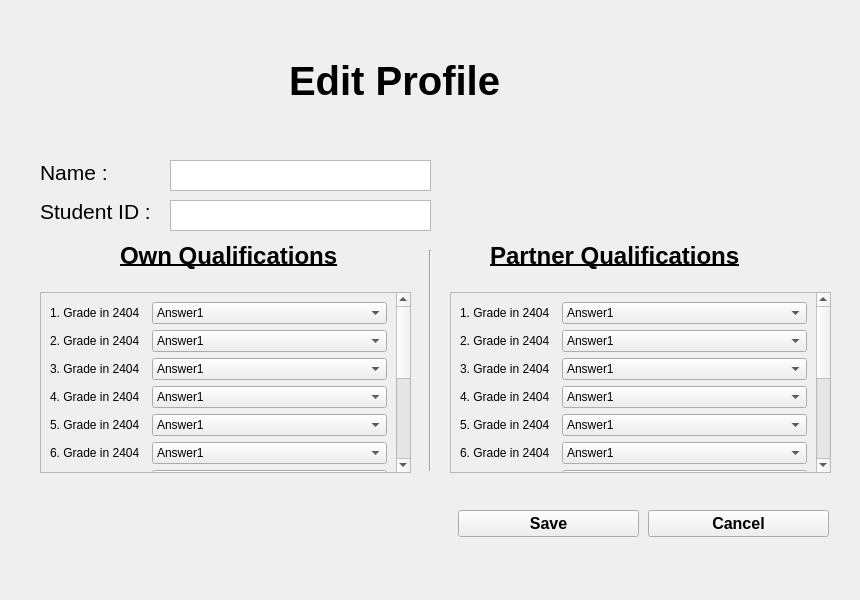
<?xml version="1.0" encoding="UTF-8"?>
<ui version="4.0">
 <class>EditProfilePage</class>
 <widget class="QWidget" name="EditProfilePage">
  <property name="geometry">
   <rect>
    <x>0</x>
    <y>0</y>
    <width>860</width>
    <height>600</height>
   </rect>
  </property>
  <property name="windowTitle">
   <string>Form</string>
  </property>
  <widget class="Line" name="line">
   <property name="geometry">
    <rect>
     <x>420</x>
     <y>250</y>
     <width>20</width>
     <height>221</height>
    </rect>
   </property>
   <property name="orientation">
    <enum>Qt::Vertical</enum>
   </property>
  </widget>
  <widget class="QScrollArea" name="scrollArea_2">
   <property name="geometry">
    <rect>
     <x>40</x>
     <y>292</y>
     <width>371</width>
     <height>181</height>
    </rect>
   </property>
   <property name="widgetResizable">
    <bool>true</bool>
   </property>
   <widget class="QWidget" name="scrollAreaWidgetContents_2">
    <property name="geometry">
     <rect>
      <x>0</x>
      <y>0</y>
      <width>353</width>
      <height>441</height>
     </rect>
    </property>
    <layout class="QFormLayout" name="formLayout_2">
     <property name="fieldGrowthPolicy">
      <enum>QFormLayout::AllNonFixedFieldsGrow</enum>
     </property>
     <item row="0" column="0">
      <widget class="QLabel" name="label_24">
       <property name="text">
        <string>1. Grade in 2404</string>
       </property>
      </widget>
     </item>
     <item row="0" column="1">
      <widget class="QComboBox" name="own">
       <item>
        <property name="text">
         <string>Answer1</string>
        </property>
       </item>
       <item>
        <property name="text">
         <string>Answer2</string>
        </property>
       </item>
       <item>
        <property name="text">
         <string>Answer3</string>
        </property>
       </item>
      </widget>
     </item>
     <item row="1" column="0">
      <widget class="QLabel" name="label_26">
       <property name="text">
        <string>2. Grade in 2404</string>
       </property>
      </widget>
     </item>
     <item row="1" column="1">
      <widget class="QComboBox" name="own_2">
       <item>
        <property name="text">
         <string>Answer1</string>
        </property>
       </item>
       <item>
        <property name="text">
         <string>Answer2</string>
        </property>
       </item>
       <item>
        <property name="text">
         <string>Answer3</string>
        </property>
       </item>
      </widget>
     </item>
     <item row="2" column="0">
      <widget class="QLabel" name="label_33">
       <property name="text">
        <string>3. Grade in 2404</string>
       </property>
      </widget>
     </item>
     <item row="2" column="1">
      <widget class="QComboBox" name="own_3">
       <item>
        <property name="text">
         <string>Answer1</string>
        </property>
       </item>
       <item>
        <property name="text">
         <string>Answer2</string>
        </property>
       </item>
       <item>
        <property name="text">
         <string>Answer3</string>
        </property>
       </item>
      </widget>
     </item>
     <item row="3" column="0">
      <widget class="QLabel" name="label_36">
       <property name="text">
        <string>4. Grade in 2404</string>
       </property>
      </widget>
     </item>
     <item row="3" column="1">
      <widget class="QComboBox" name="own_4">
       <item>
        <property name="text">
         <string>Answer1</string>
        </property>
       </item>
       <item>
        <property name="text">
         <string>Answer2</string>
        </property>
       </item>
       <item>
        <property name="text">
         <string>Answer3</string>
        </property>
       </item>
      </widget>
     </item>
     <item row="4" column="0">
      <widget class="QLabel" name="label_35">
       <property name="text">
        <string>5. Grade in 2404</string>
       </property>
      </widget>
     </item>
     <item row="4" column="1">
      <widget class="QComboBox" name="own_5">
       <item>
        <property name="text">
         <string>Answer1</string>
        </property>
       </item>
       <item>
        <property name="text">
         <string>Answer2</string>
        </property>
       </item>
       <item>
        <property name="text">
         <string>Answer3</string>
        </property>
       </item>
      </widget>
     </item>
     <item row="5" column="0">
      <widget class="QLabel" name="label_34">
       <property name="text">
        <string>6. Grade in 2404</string>
       </property>
      </widget>
     </item>
     <item row="5" column="1">
      <widget class="QComboBox" name="own_6">
       <item>
        <property name="text">
         <string>Answer1</string>
        </property>
       </item>
       <item>
        <property name="text">
         <string>Answer2</string>
        </property>
       </item>
       <item>
        <property name="text">
         <string>Answer3</string>
        </property>
       </item>
      </widget>
     </item>
     <item row="6" column="0">
      <widget class="QLabel" name="label_37">
       <property name="text">
        <string>7. Grade in 2404</string>
       </property>
      </widget>
     </item>
     <item row="7" column="1">
      <widget class="QComboBox" name="own_8">
       <item>
        <property name="text">
         <string>Answer1</string>
        </property>
       </item>
       <item>
        <property name="text">
         <string>Answer2</string>
        </property>
       </item>
       <item>
        <property name="text">
         <string>Answer3</string>
        </property>
       </item>
      </widget>
     </item>
     <item row="8" column="1">
      <widget class="QComboBox" name="own_9">
       <item>
        <property name="text">
         <string>Answer1</string>
        </property>
       </item>
       <item>
        <property name="text">
         <string>Answer2</string>
        </property>
       </item>
       <item>
        <property name="text">
         <string>Answer3</string>
        </property>
       </item>
      </widget>
     </item>
     <item row="9" column="1">
      <widget class="QComboBox" name="own_10">
       <item>
        <property name="text">
         <string>Answer1</string>
        </property>
       </item>
       <item>
        <property name="text">
         <string>Answer2</string>
        </property>
       </item>
       <item>
        <property name="text">
         <string>Answer3</string>
        </property>
       </item>
      </widget>
     </item>
     <item row="6" column="1">
      <widget class="QComboBox" name="own_7">
       <item>
        <property name="text">
         <string>Answer1</string>
        </property>
       </item>
       <item>
        <property name="text">
         <string>Answer2</string>
        </property>
       </item>
       <item>
        <property name="text">
         <string>Answer3</string>
        </property>
       </item>
      </widget>
     </item>
     <item row="7" column="0">
      <widget class="QLabel" name="label_38">
       <property name="text">
        <string>8. Grade in 2404</string>
       </property>
      </widget>
     </item>
     <item row="8" column="0">
      <widget class="QLabel" name="label_39">
       <property name="text">
        <string>9. Grade in 2404</string>
       </property>
      </widget>
     </item>
     <item row="9" column="0">
      <widget class="QLabel" name="label_40">
       <property name="text">
        <string>10. Grade in 2404</string>
       </property>
      </widget>
     </item>
     <item row="10" column="0">
      <widget class="QLabel" name="label_41">
       <property name="text">
        <string>11. Grade in 2404</string>
       </property>
      </widget>
     </item>
     <item row="10" column="1">
      <widget class="QComboBox" name="own_11">
       <item>
        <property name="text">
         <string>Answer1</string>
        </property>
       </item>
       <item>
        <property name="text">
         <string>Answer2</string>
        </property>
       </item>
       <item>
        <property name="text">
         <string>Answer3</string>
        </property>
       </item>
      </widget>
     </item>
     <item row="11" column="0">
      <widget class="QLabel" name="label_42">
       <property name="text">
        <string>12. Grade in 2404</string>
       </property>
      </widget>
     </item>
     <item row="11" column="1">
      <widget class="QComboBox" name="own_12">
       <item>
        <property name="text">
         <string>Answer1</string>
        </property>
       </item>
       <item>
        <property name="text">
         <string>Answer2</string>
        </property>
       </item>
       <item>
        <property name="text">
         <string>Answer3</string>
        </property>
       </item>
      </widget>
     </item>
     <item row="12" column="0">
      <widget class="QLabel" name="label_43">
       <property name="text">
        <string>13. Grade in 2404</string>
       </property>
      </widget>
     </item>
     <item row="12" column="1">
      <widget class="QComboBox" name="own_13">
       <item>
        <property name="text">
         <string>Answer1</string>
        </property>
       </item>
       <item>
        <property name="text">
         <string>Answer2</string>
        </property>
       </item>
       <item>
        <property name="text">
         <string>Answer3</string>
        </property>
       </item>
      </widget>
     </item>
    </layout>
   </widget>
  </widget>
  <widget class="QPushButton" name="pushButton">
   <property name="geometry">
    <rect>
     <x>458</x>
     <y>510</y>
     <width>181</width>
     <height>27</height>
    </rect>
   </property>
   <property name="font">
    <font>
     <pointsize>12</pointsize>
     <weight>75</weight>
     <bold>true</bold>
    </font>
   </property>
   <property name="text">
    <string>Save</string>
   </property>
  </widget>
  <widget class="QPushButton" name="pushButton_2">
   <property name="geometry">
    <rect>
     <x>648</x>
     <y>510</y>
     <width>181</width>
     <height>27</height>
    </rect>
   </property>
   <property name="font">
    <font>
     <pointsize>12</pointsize>
     <weight>75</weight>
     <bold>true</bold>
    </font>
   </property>
   <property name="text">
    <string>Cancel</string>
   </property>
  </widget>
  <widget class="QScrollArea" name="scrollArea_3">
   <property name="geometry">
    <rect>
     <x>450</x>
     <y>292</y>
     <width>381</width>
     <height>181</height>
    </rect>
   </property>
   <property name="widgetResizable">
    <bool>true</bool>
   </property>
   <widget class="QWidget" name="scrollAreaWidgetContents_3">
    <property name="geometry">
     <rect>
      <x>0</x>
      <y>0</y>
      <width>363</width>
      <height>441</height>
     </rect>
    </property>
    <layout class="QFormLayout" name="formLayout_3">
     <property name="fieldGrowthPolicy">
      <enum>QFormLayout::AllNonFixedFieldsGrow</enum>
     </property>
     <item row="0" column="0">
      <widget class="QLabel" name="label_25">
       <property name="text">
        <string>1. Grade in 2404</string>
       </property>
      </widget>
     </item>
     <item row="0" column="1">
      <widget class="QComboBox" name="partner">
       <item>
        <property name="text">
         <string>Answer1</string>
        </property>
       </item>
       <item>
        <property name="text">
         <string>Answer2</string>
        </property>
       </item>
       <item>
        <property name="text">
         <string>Answer3</string>
        </property>
       </item>
      </widget>
     </item>
     <item row="1" column="0">
      <widget class="QLabel" name="label_27">
       <property name="text">
        <string>2. Grade in 2404</string>
       </property>
      </widget>
     </item>
     <item row="1" column="1">
      <widget class="QComboBox" name="partner_2">
       <item>
        <property name="text">
         <string>Answer1</string>
        </property>
       </item>
       <item>
        <property name="text">
         <string>Answer2</string>
        </property>
       </item>
       <item>
        <property name="text">
         <string>Answer3</string>
        </property>
       </item>
      </widget>
     </item>
     <item row="2" column="0">
      <widget class="QLabel" name="label_44">
       <property name="text">
        <string>3. Grade in 2404</string>
       </property>
      </widget>
     </item>
     <item row="2" column="1">
      <widget class="QComboBox" name="partner_3">
       <item>
        <property name="text">
         <string>Answer1</string>
        </property>
       </item>
       <item>
        <property name="text">
         <string>Answer2</string>
        </property>
       </item>
       <item>
        <property name="text">
         <string>Answer3</string>
        </property>
       </item>
      </widget>
     </item>
     <item row="3" column="0">
      <widget class="QLabel" name="label_45">
       <property name="text">
        <string>4. Grade in 2404</string>
       </property>
      </widget>
     </item>
     <item row="3" column="1">
      <widget class="QComboBox" name="partner_4">
       <item>
        <property name="text">
         <string>Answer1</string>
        </property>
       </item>
       <item>
        <property name="text">
         <string>Answer2</string>
        </property>
       </item>
       <item>
        <property name="text">
         <string>Answer3</string>
        </property>
       </item>
      </widget>
     </item>
     <item row="4" column="0">
      <widget class="QLabel" name="label_46">
       <property name="text">
        <string>5. Grade in 2404</string>
       </property>
      </widget>
     </item>
     <item row="4" column="1">
      <widget class="QComboBox" name="partner_5">
       <item>
        <property name="text">
         <string>Answer1</string>
        </property>
       </item>
       <item>
        <property name="text">
         <string>Answer2</string>
        </property>
       </item>
       <item>
        <property name="text">
         <string>Answer3</string>
        </property>
       </item>
      </widget>
     </item>
     <item row="5" column="0">
      <widget class="QLabel" name="label_47">
       <property name="text">
        <string>6. Grade in 2404</string>
       </property>
      </widget>
     </item>
     <item row="5" column="1">
      <widget class="QComboBox" name="partner_6">
       <item>
        <property name="text">
         <string>Answer1</string>
        </property>
       </item>
       <item>
        <property name="text">
         <string>Answer2</string>
        </property>
       </item>
       <item>
        <property name="text">
         <string>Answer3</string>
        </property>
       </item>
      </widget>
     </item>
     <item row="6" column="0">
      <widget class="QLabel" name="label_48">
       <property name="text">
        <string>7. Grade in 2404</string>
       </property>
      </widget>
     </item>
     <item row="7" column="1">
      <widget class="QComboBox" name="partner_8">
       <item>
        <property name="text">
         <string>Answer1</string>
        </property>
       </item>
       <item>
        <property name="text">
         <string>Answer2</string>
        </property>
       </item>
       <item>
        <property name="text">
         <string>Answer3</string>
        </property>
       </item>
      </widget>
     </item>
     <item row="8" column="1">
      <widget class="QComboBox" name="partner_9">
       <item>
        <property name="text">
         <string>Answer1</string>
        </property>
       </item>
       <item>
        <property name="text">
         <string>Answer2</string>
        </property>
       </item>
       <item>
        <property name="text">
         <string>Answer3</string>
        </property>
       </item>
      </widget>
     </item>
     <item row="9" column="1">
      <widget class="QComboBox" name="partner_10">
       <item>
        <property name="text">
         <string>Answer1</string>
        </property>
       </item>
       <item>
        <property name="text">
         <string>Answer2</string>
        </property>
       </item>
       <item>
        <property name="text">
         <string>Answer3</string>
        </property>
       </item>
      </widget>
     </item>
     <item row="6" column="1">
      <widget class="QComboBox" name="partner_7">
       <item>
        <property name="text">
         <string>Answer1</string>
        </property>
       </item>
       <item>
        <property name="text">
         <string>Answer2</string>
        </property>
       </item>
       <item>
        <property name="text">
         <string>Answer3</string>
        </property>
       </item>
      </widget>
     </item>
     <item row="7" column="0">
      <widget class="QLabel" name="label_49">
       <property name="text">
        <string>8. Grade in 2404</string>
       </property>
      </widget>
     </item>
     <item row="8" column="0">
      <widget class="QLabel" name="label_50">
       <property name="text">
        <string>9. Grade in 2404</string>
       </property>
      </widget>
     </item>
     <item row="9" column="0">
      <widget class="QLabel" name="label_51">
       <property name="text">
        <string>10. Grade in 2404</string>
       </property>
      </widget>
     </item>
     <item row="10" column="0">
      <widget class="QLabel" name="label_52">
       <property name="text">
        <string>11. Grade in 2404</string>
       </property>
      </widget>
     </item>
     <item row="10" column="1">
      <widget class="QComboBox" name="partner_11">
       <item>
        <property name="text">
         <string>Answer1</string>
        </property>
       </item>
       <item>
        <property name="text">
         <string>Answer2</string>
        </property>
       </item>
       <item>
        <property name="text">
         <string>Answer3</string>
        </property>
       </item>
      </widget>
     </item>
     <item row="11" column="0">
      <widget class="QLabel" name="label_53">
       <property name="text">
        <string>12. Grade in 2404</string>
       </property>
      </widget>
     </item>
     <item row="11" column="1">
      <widget class="QComboBox" name="partner_12">
       <item>
        <property name="text">
         <string>Answer1</string>
        </property>
       </item>
       <item>
        <property name="text">
         <string>Answer2</string>
        </property>
       </item>
       <item>
        <property name="text">
         <string>Answer3</string>
        </property>
       </item>
      </widget>
     </item>
     <item row="12" column="0">
      <widget class="QLabel" name="label_54">
       <property name="text">
        <string>13. Grade in 2404</string>
       </property>
      </widget>
     </item>
     <item row="12" column="1">
      <widget class="QComboBox" name="partner_13">
       <item>
        <property name="text">
         <string>Answer1</string>
        </property>
       </item>
       <item>
        <property name="text">
         <string>Answer2</string>
        </property>
       </item>
       <item>
        <property name="text">
         <string>Answer3</string>
        </property>
       </item>
      </widget>
     </item>
    </layout>
   </widget>
  </widget>
  <widget class="QWidget" name="verticalLayoutWidget_2">
   <property name="geometry">
    <rect>
     <x>260</x>
     <y>10</y>
     <width>271</width>
     <height>141</height>
    </rect>
   </property>
   <layout class="QVBoxLayout" name="verticalLayout_3">
    <item alignment="Qt::AlignHCenter">
     <widget class="QLabel" name="label_5">
      <property name="font">
       <font>
        <pointsize>30</pointsize>
        <weight>75</weight>
        <bold>true</bold>
       </font>
      </property>
      <property name="text">
       <string>Edit Profile</string>
      </property>
     </widget>
    </item>
   </layout>
  </widget>
  <widget class="QLabel" name="label_3">
   <property name="geometry">
    <rect>
     <x>120</x>
     <y>240</y>
     <width>221</width>
     <height>31</height>
    </rect>
   </property>
   <property name="font">
    <font>
     <pointsize>18</pointsize>
     <weight>75</weight>
     <bold>true</bold>
     <underline>true</underline>
    </font>
   </property>
   <property name="text">
    <string>Own Qualifications</string>
   </property>
  </widget>
  <widget class="QLabel" name="label_4">
   <property name="geometry">
    <rect>
     <x>490</x>
     <y>240</y>
     <width>261</width>
     <height>31</height>
    </rect>
   </property>
   <property name="font">
    <font>
     <pointsize>18</pointsize>
     <weight>75</weight>
     <bold>true</bold>
     <underline>true</underline>
    </font>
   </property>
   <property name="text">
    <string>Partner Qualifications</string>
   </property>
  </widget>
  <widget class="QLabel" name="studentIdLabel">
   <property name="geometry">
    <rect>
     <x>40</x>
     <y>200</y>
     <width>112</width>
     <height>22</height>
    </rect>
   </property>
   <property name="font">
    <font>
     <pointsize>16</pointsize>
    </font>
   </property>
   <property name="text">
    <string>Student ID :</string>
   </property>
  </widget>
  <widget class="QTextEdit" name="nameTextEdit">
   <property name="geometry">
    <rect>
     <x>170</x>
     <y>160</y>
     <width>261</width>
     <height>31</height>
    </rect>
   </property>
  </widget>
  <widget class="QLabel" name="nameLabel">
   <property name="geometry">
    <rect>
     <x>40</x>
     <y>160</y>
     <width>67</width>
     <height>24</height>
    </rect>
   </property>
   <property name="font">
    <font>
     <pointsize>16</pointsize>
    </font>
   </property>
   <property name="text">
    <string>Name :</string>
   </property>
  </widget>
  <widget class="QTextEdit" name="studentIDTextEdit">
   <property name="geometry">
    <rect>
     <x>170</x>
     <y>200</y>
     <width>261</width>
     <height>31</height>
    </rect>
   </property>
  </widget>
 </widget>
 <resources/>
 <connections/>
</ui>
